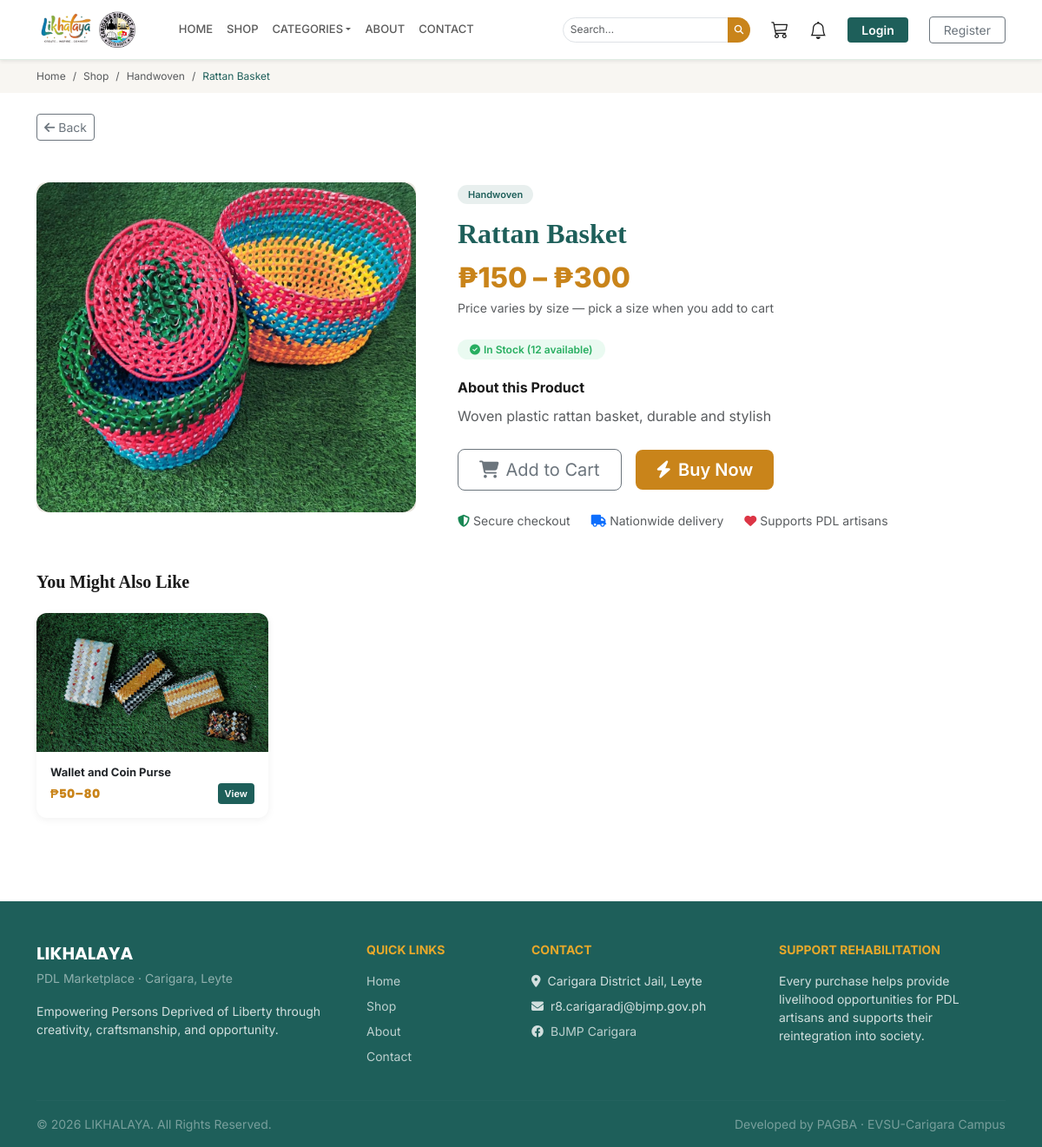
The app's page /shop/rattan-basket/ with its own data.
### store/models.py (models this page shows, shortened)
class Product(models.Model):
    SIZE_SMALL = 'S'
    SIZE_MEDIUM = 'M'
    SIZE_LARGE = 'L'
    SIZE_CHOICES = [
        (SIZE_SMALL, 'Small'),
        (SIZE_MEDIUM, 'Medium'),
        (SIZE_LARGE, 'Large'),
    ]
    category = models.ForeignKey(Category, on_delete=models.SET_NULL, null=True, related_name='products')
    name = models.CharField(max_length=200)
    slug = models.SlugField(unique=True, blank=True)
    description = models.TextField(blank=True)
    price_min = models.DecimalField(max_digits=10, decimal_places=2)
    price_medium = models.DecimalField(max_digits=10, decimal_places=2, blank=True, null=True)
    price_max = models.DecimalField(max_digits=10, decimal_places=2, blank=True, null=True)
    stock = models.PositiveIntegerField(default=0)
    image = models.ImageField(upload_to='products/', blank=True, null=True)
    is_active = models.BooleanField(default=True)
    artisan_name = models.CharField(max_length=100, blank=True)
    created_at = models.DateTimeField(auto_now_add=True)
    updated_at = models.DateTimeField(auto_now=True)
    is_deleted = models.BooleanField(default=False)
    deleted_at = models.DateTimeField(null=True, blank=True)
    deleted_by = models.ForeignKey(
        CustomUser, on_delete=models.SET_NULL, null=True, blank=True,
        related_name='deleted_products'
    )
    objects = ActiveManager()
    all_objects = models.Manager()
    class Meta:
        ordering = ['-created_at']
        base_manager_name = 'all_objects'
    def get_absolute_url(self):
        return reverse('store:product_detail', kwargs={'slug': self.slug})
    @property
    def price_display(self):
        if self.price_max and self.price_max != self.price_min:
            return f"₱{self.price_min:.0f}–{self.price_max:.0f}"
        return f"₱{self.price_min:.0f}"
    @property
    def in_stock(self):
        return self.stock > 0
    @property
    def has_size_pricing(self):
        return bool(self.price_max and self.price_max > self.price_min)
    @property
    def price_small(self):
        return self.price_min
    @property
    def price_large(self):
        return self.price_max if self.price_max else self.price_min
    @property
    def images_by_size_json(self):
        data = {'general': [], 'S': [], 'M': [], 'L': []}
        if self.image:
            data['general'].append(self.image.url)
        for extra in self.extra_images.all():
            key = extra.size if extra.size in ('S', 'M', 'L') else 'general'
            data[key].append(extra.image.url)
        return json.dumps(data)

class Category(models.Model):
    name = models.CharField(max_length=100)
    slug = models.SlugField(unique=True, blank=True)
    description = models.TextField(blank=True)
    image = models.ImageField(upload_to='categories/', blank=True, null=True)
    order = models.PositiveIntegerField(default=0)
    is_active = models.BooleanField(default=True)
    created_at = models.DateTimeField(auto_now_add=True)
    is_deleted = models.BooleanField(default=False)
    deleted_at = models.DateTimeField(null=True, blank=True)
    deleted_by = models.ForeignKey(
        CustomUser, on_delete=models.SET_NULL, null=True, blank=True,
        related_name='deleted_categories'
    )
    objects = ActiveManager()
    all_objects = models.Manager()
    class Meta:
        verbose_name_plural = 'Categories'
        ordering = ['order', 'name']
        base_manager_name = 'all_objects'
    def get_absolute_url(self):
        return reverse('store:category', kwargs={'slug': self.slug})

### store/views.py (the view)
# urls.py: path('shop/<slug:slug>/', views.product_detail, name='product_detail'),
def product_detail(request, slug):
    product = get_object_or_404(
        Product.objects.prefetch_related('extra_images'), slug=slug, is_active=True
    )
    related_products = Product.objects.filter(
        category=product.category, is_active=True
    ).exclude(pk=product.pk)[:4]
    return render(request, 'store/product_detail.html', {
        'product': product,
        'related_products': related_products,
    })

### dashboard/context_processors.py (called while the page is built, shortened)
def dashboard_notifications(request):
    if not request.user.is_authenticated:
        return {'new_orders_count': 0, 'new_messages_count': 0}

### likhalaya_project/context_processors.py (called while the page is built)
def global_context(request):
    nav_categories = Category.objects.filter(is_active=True).order_by('order', 'name')[:10]
    cart = Cart(request)
    cart_count = cart.product_count()
    new_orders_count = 0
    new_messages_count = 0
    if request.user.is_authenticated and hasattr(request.user, 'is_staff_user') and request.user.is_staff_user():
        new_orders_count = Order.objects.filter(status='pending').count()
        new_messages_count = ContactMessage.objects.filter(is_read=False).count()
    return {
        'nav_categories': nav_categories,
        'cart_count': cart_count,
        'new_orders_count': new_orders_count,
        'new_messages_count': new_messages_count,
    }

### orders/cart.py (called while the page is built)
    def product_count(self):
        return len(self.cart)

### orders/context_processors.py (called while the page is built, shortened)
def customer_notifications(request):
    if not request.user.is_authenticated:
        return {'notifications': [], 'notification_count': 0}

### store/context_processors.py (called while the page is built)
def cart_count(request):
    from orders.cart import Cart
    cart = Cart(request)
    return {'cart_count': cart.product_count()}

def categories_ctx(request):
    return {'nav_categories': Category.objects.filter(is_active=True)}

### store/models.py (called while the page is built)
    def get_queryset(self):
        return super().get_queryset().filter(is_deleted=False)

### templates/store/product_detail.html (shortened to what this page needs)
{% extends 'base.html' %}
{% load humanize %}
{% block content %}
<div class="breadcrumb-bar">
  <div class="container">
    <nav aria-label="breadcrumb">
      <ol class="breadcrumb mb-0">
        <li class="breadcrumb-item"><a href="{% url 'store:home' %}" class="text-muted text-decoration-none">Home</a></li>
        <li class="breadcrumb-item"><a href="{% url 'store:shop' %}" class="text-muted text-decoration-none">Shop</a></li>
        {% if product.category %}<li class="breadcrumb-item"><a href="{{ product.category.get_absolute_url }}" class="text-muted text-decoration-none">{{ product.category.name }}</a></li>{% endif %}
        <li class="breadcrumb-item active" style="color:var(--teal);">{{ product.name }}</li>
      </ol>
    </nav>
  </div>
</div>
<div class="container pt-4">
  <button type="button" class="btn btn-sm btn-outline-secondary" id="backBtn" data-shop-url="{% url 'store:shop' %}"><i class="fas fa-arrow-left me-1"></i>Back</button>
</div>
<div class="container py-5">
  <div class="row g-5">
    <div class="col-lg-5">
      {% if product.image or product.extra_images.all %}
      <div id="detailImageWrap">
        <div class="mic-frame">
          <img id="detailImgMain" src="{{ product.image.url|default:'' }}" alt="{{ product.name }}">
        </div>
      </div>
      {% else %}
      <div class="product-gallery mb-3">
        <div style="height:360px;background:var(--sand);display:flex;align-items:center;justify-content:center;font-size:80px;">🎨</div>
      </div>
      {% endif %}
    </div>
    <div class="col-lg-7">
      <span class="badge-cat me-2">{{ product.category.name|default:"Artisan Craft" }}</span>
      <h2 class="fw-bold mt-3 mb-2" style="font-family:'Playfair Display',serif;color:var(--teal);">{{ product.name }}</h2>
      <div class="mb-4">
        <div style="font-size:32px;font-weight:800;color:var(--gold);">
          {% if product.has_size_pricing %}₱{{ product.price_small|floatformat:0 }} – ₱{{ product.price_large|floatformat:0 }}{% else %}{{ product.price_display }}{% endif %}
        </div>
        {% if product.has_size_pricing %}<div class="text-muted small">Price varies by size — pick a size when you add to cart</div>{% endif %}
      </div>
      <div class="mb-4">
        {% if product.in_stock %}
        <span class="stock-badge" style="background:#eafaf1;color:#27ae60;"><i class="fas fa-check-circle me-1"></i>In Stock ({{ product.stock }} available)</span>
        {% else %}
        <span class="stock-badge" style="background:#fdedec;color:#e74c3c;"><i class="fas fa-times-circle me-1"></i>Out of Stock</span>
        {% endif %}
      </div>
      <div class="mb-4">
        <h6 class="fw-bold mb-2">About this Product</h6>
        <p class="text-muted" style="line-height:1.8;">{{ product.description }}</p>
      </div>
      {% if product.in_stock %}
      <div class="mb-4">
        <div class="d-flex align-items-center gap-3 flex-wrap">
          <button type="button" class="btn btn-outline-secondary btn-lg px-4 rounded-3 js-open-size-modal"
            data-url="{% url 'orders:cart_add' product.pk %}"
            data-name="{{ product.name }}"
            data-mode="cart"
            data-has-sizes="{% if product.has_size_pricing %}1{% else %}0{% endif %}"
            data-stock="{{ product.stock }}"
            data-price-s="{{ product.price_small }}"
            data-price-m="{{ product.price_medium }}"
            data-price-l="{{ product.price_large }}"
            data-preselect-size="{{ selected_size_default|default:'M' }}"
            data-images-id="imgs-detail"
            id="detailAddToCartBtn">
            <i class="fas fa-shopping-cart me-2"></i>Add to Cart
          </button>
          {% if user.is_authenticated %}
          <button type="button" class="btn btn-gold btn-lg px-4 rounded-3 js-open-size-modal"
            data-url="{% url 'orders:cart_add' product.pk %}"
            data-name="{{ product.name }}"
            data-mode="buy_now"
            data-has-sizes="{% if product.has_size_pricing %}1{% else %}0{% endif %}"
            data-stock="{{ product.stock }}"
            data-price-s="{{ product.price_small }}"
            data-price-m="{{ product.price_medium }}"
            data-price-l="{{ product.price_large }}"
            data-preselect-size="{{ selected_size_default|default:'M' }}"
            data-images-id="imgs-detail"
            id="detailBuyNowBtn">
            <i class="fas fa-bolt me-2"></i>Buy Now
          </button>
          {% else %}
          <a href="{% url 'accounts:register' %}?next={{ product.get_absolute_url|urlencode }}" class="btn btn-gold btn-lg px-4 rounded-3">
            <i class="fas fa-bolt me-2"></i>Buy Now
          </a>
          {% endif %}
        </div>
      </div>
      {% else %}
      <button class="btn btn-secondary btn-lg px-5 rounded-3 mb-4" disabled>Out of Stock</button>
      {% endif %}
      <div class="d-flex gap-4 flex-wrap">
        <div class="text-muted small"><i class="fas fa-shield-alt me-1 text-success"></i>Secure checkout</div>
        <div class="text-muted small"><i class="fas fa-truck me-1 text-primary"></i>Nationwide delivery</div>
        <div class="text-muted small"><i class="fas fa-heart me-1 text-danger"></i>Supports PDL artisans</div>
      </div>
    </div>
  </div>
  {% if related_products %}
  <div class="mt-5">
    <h5 class="fw-bold mb-4" style="font-family:'Playfair Display',serif;">You Might Also Like</h5>
    <div class="row g-3">
      {% for p in related_products %}
      <div class="col-sm-6 col-md-4 col-lg-3">
        <div class="related-card card h-100">
          {% if p.image %}<img src="{{ p.image.url }}" alt="{{ p.name }}" style="height:160px;object-fit:cover;width:100%;">
          {% else %}<div style="height:160px;background:var(--sand);display:flex;align-items:center;justify-content:center;font-size:36px;">🎨</div>{% endif %}
          <div class="card-body p-3">
            <h6 class="fw-bold mb-1" style="font-size:13px;">{{ p.name }}</h6>
            <div class="d-flex justify-content-between align-items-center">
              <div class="product-price" style="font-size:14px;">{{ p.price_display }}</div>
              <a href="{{ p.get_absolute_url }}" class="btn btn-sm btn-teal py-1 px-2" style="font-size:11px;">View</a>
            </div>
          </div>
        </div>
      </div>
      {% endfor %}
    </div>
  </div>
  {% endif %}
</div>
{% endblock %}

### templates/base.html (style rules this page uses)
:root { --gold: #C9841A; --gold-lt: #E8A82A; --teal: #1E5F5A; --teal-lt: #2D7A73; --cream: #FFFFFF; --sand: #EEF5F0; --charcoal: #1A1A1A; --gray: #5A5A5A; }
body { font-family: 'Inter', sans-serif; background: var(--cream); color: var(--charcoal); }
.btn-gold { background: var(--gold); color: #fff !important; font-weight: 600; border: none; }
.btn-teal { background: var(--teal); color: #fff !important; font-weight: 600; border: none; }
.product-price { font-family: 'Poppins', sans-serif; font-size: 22px; color: var(--gold); font-weight: 800; letter-spacing: .3px; }

### templates/store/product_detail.html (style rules this page uses)
.breadcrumb-bar { background: #f8f6f2; padding: 10px 0; font-size: 12px; }
.badge-cat { background: rgba(30,95,90,.1); color: var(--teal); padding: 4px 12px; border-radius: 20px; font-size: 11px; font-weight: 600; }
#detailImageWrap .mic-frame { min-height: 380px; position: relative; }
#detailImageWrap .mic-frame img { height: 380px; border-radius: 16px; box-shadow: 0 4px 24px rgba(0,0,0,.08); }
.stock-badge { padding: 4px 14px; border-radius: 20px; font-size: 12px; font-weight: 600; }
.related-card { border: none; border-radius: 12px; box-shadow: 0 2px 10px rgba(0,0,0,.06); transition: all .2s; overflow: hidden; }

### templates/partials/size_picker_modal.html (style rules this page uses)
.mic-frame { position: relative; border-radius: 10px; overflow: hidden; background: #f0ede6; }
.mic-frame img { width: 100%; height: 220px; object-fit: cover; display: block; }

### records on screen
Product: category.name "Handwoven", name "Rattan Basket", image (picture), price_small "150", price_large "300", stock "12", description "Woven plastic rattan basket, durable and stylish"
Product: image (picture), name "Wallet and Coin Purse", price_display "₱50–80"
